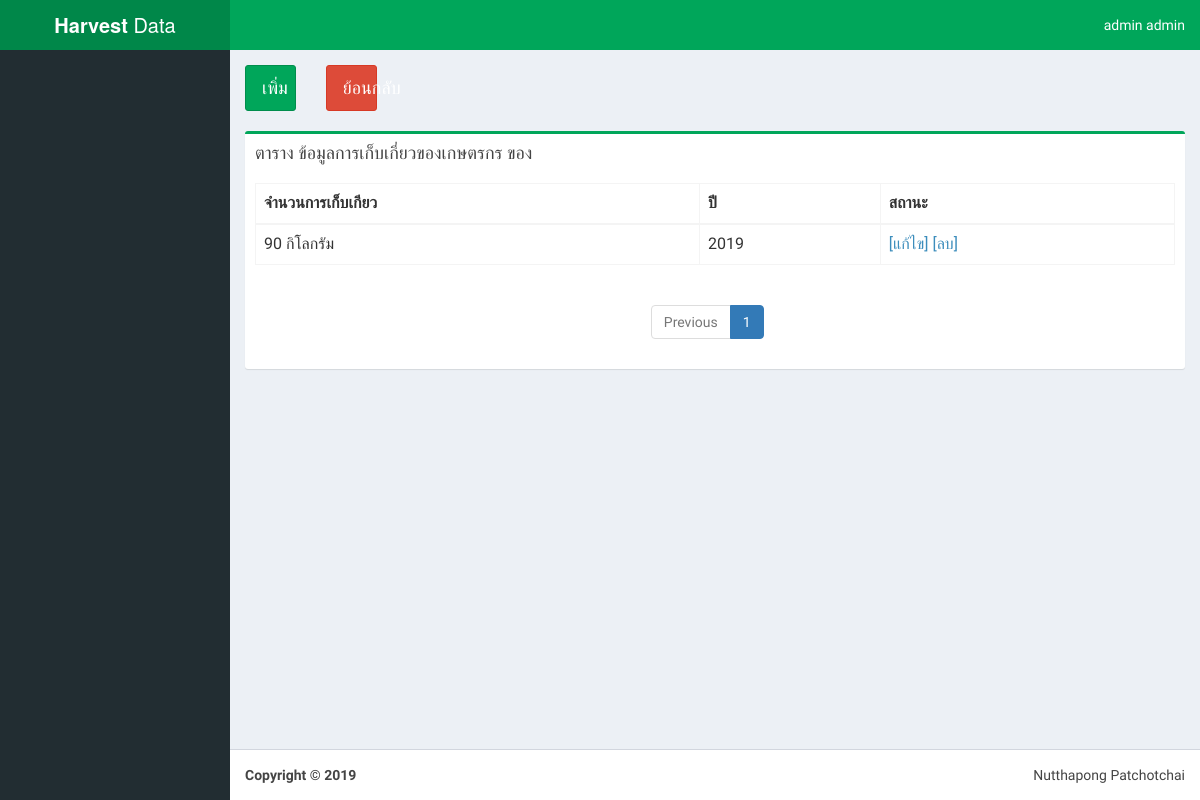
The page /farmer/1/plant/1/harvest/ (signed in) on the database as committed earlier.
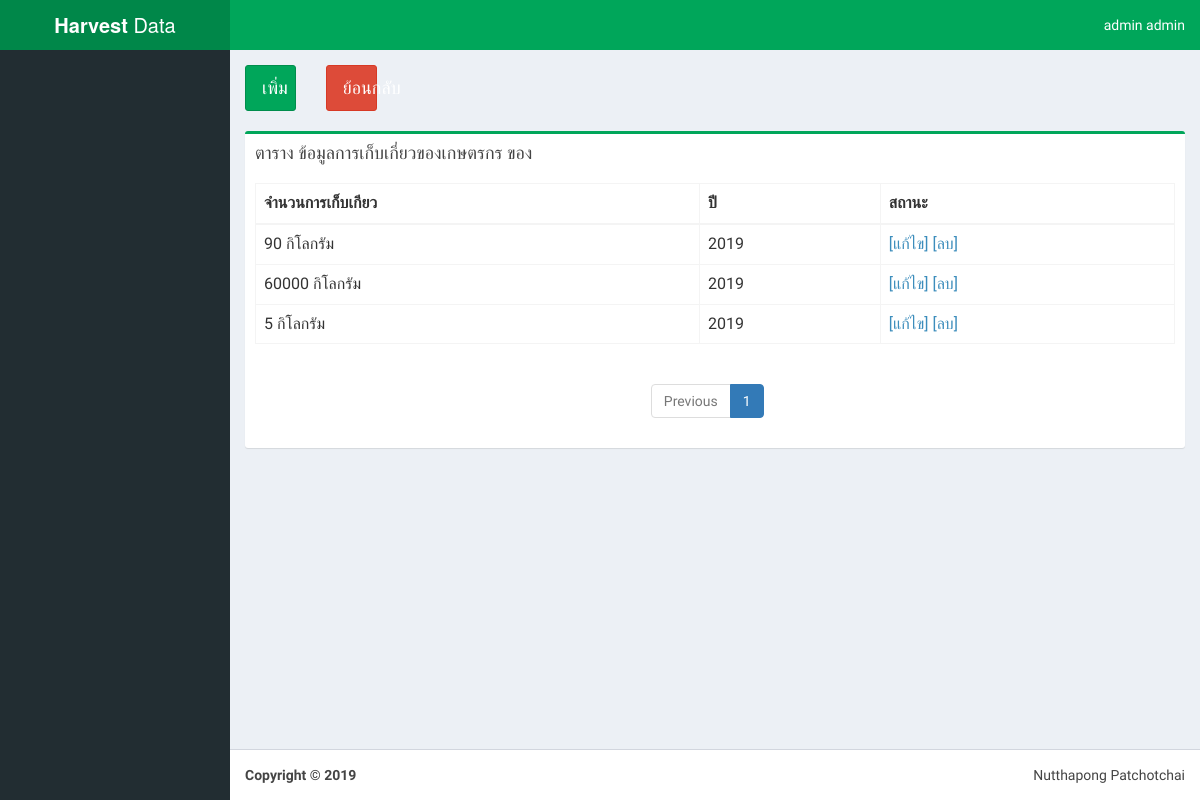
The same page on the database as committed later.
### Farmer/models.py (models this page shows, shortened)
class Harvest(models.Model):
    product = models.IntegerField(default='')
    years = models.ForeignKey(YearSet, on_delete=models.CASCADE, default='2017')
    Plant_id = models.ForeignKey(Plant, on_delete=models.CASCADE)

class YearSet(models.Model):
    year = models.CharField(max_length=4, default='')
    class Meta:
        ordering = ["-year"]
    def __str__(self):
        return self.year

### Farmer/views.py (the view)
# urls.py: path('farmer/<int:Farmer_id>/plant/<int:Plant_id>/harvest/', farmer_views.ViewHarvest, name='viewHarvest'),
@login_required
def ViewHarvest(request, Farmer_id, Plant_id):
    da = Plant.objects.filter(Farmer_id=Farmer_id)
    viewharvest = Harvest.objects.filter(Plant_id=Plant_id)
    viewharvestpage = {
        'da': da,
        'viewharvest': viewharvest
    }
    return render(request, 'Farmer/ViewHarvest.html', viewharvestpage)

### Farmer/templates/Farmer/ViewHarvest.html
{% extends "Farmer/base.html" %}
{% load static %}
{% block content %}
<section class="content">
<div class="row" >
    <div class="col-md-1">
<a type="button" class="btn btn-block btn-success btn-lg" href="{% url 'createPlant' %}">เพิ่ม</a>
        </div>
    <div class="col-md-1">
        <a type="button" class="btn btn-block btn-danger btn-lg" href="#">ย้อนกลับ</a>
    </div>
    <div class="col-md-10"></div>
</div>
    <br>
      <div class="row">
        <div class="col-md-12">
            <div class="box box-success">
                <div class="box-header">
                <h3 class="box-title">ตาราง ข้อมูลการเก็บเกี่ยวของเกษตรกร ของ {{ da.Farmer_id.fruit_name }} {{ da.Farmer_id.fruit_breed }}</h3>
                </div>
            <div class="box-body">
              <div id="example2_wrapper" class="dataTables_wrapper form-inline dt-bootstrap"><div class="row"><div class="col-sm-6"></div><div class="col-sm-6"></div></div><div class="row"><div class="col-sm-12"><table id="example2" class="table table-bordered table-hover dataTable" role="grid" aria-describedby="example2_info">
                <thead>
                <tr role="row">
                    <th class="sorting" tabindex="0" aria-controls="example2" rowspan="1" colspan="1" aria-label="Platform(s): activate to sort column ascending">จำนวนการเก็บเกียว</th>
                    <th class="sorting" tabindex="0" aria-controls="example2" rowspan="1" colspan="1" aria-label="Platform(s): activate to sort column ascending">ปี</th>
                    <th class="sorting" tabindex="0" aria-controls="example2" rowspan="1" colspan="1" aria-label="CSS grade: activate to sort column ascending">สถานะ</th></tr>
                </thead>
                <tbody>
                 <tr role="row" class="odd">
                {% for VH in viewharvest %}
                    <td>{{ VH.product }} กิโลกรัม</td>
                    <td>{{ VH.years }}</td>
                  <td>
                      <a type="button"  href="{% url 'editHarvest' %}">[แก้ไข]</a>
                      <a type="button"  href="{% url 'deleteHarvest' %}">[ลบ]</a>
                  </td>
                </tr>
                {% endfor %}
                </tbody>
              </table></div></div>
                  <div class="row">
                      <div class="col-sm-5">
                      </div>
                      <div class="col-sm-7">
                          <div class="dataTables_paginate paging_simple_numbers" id="example2_paginate">
                              <ul class="pagination">
                                  <li class="paginate_button previous disabled" id="example2_previous">
                                      <a href="#" aria-controls="example2" data-dt-idx="0" tabindex="0">Previous</a>
                                  </li>
                                  <li class="paginate_button active">
                                      <a href="#" aria-controls="example2" data-dt-idx="1" tabindex="0">1</a>
                                  </li>
                          </div>
                      </div>
                  </div>
                </div>
            </div>
            </div>
        </div>
          </div>
</section>
{% endblock %}

### Farmer/templates/Farmer/base.html (shortened to what this page needs)
{% load static %}
{% load sweetify %}
<html>
<head>
  <link rel="stylesheet" href="{% static 'Farmer/css/bootstrap.min.css' %}">
  <link rel="stylesheet" href="{% static 'Farmer/css/font-awesome.min.css' %}">
  <link rel="stylesheet" href="{% static 'Farmer/css/ionicons.min.css' %}">
  <link rel="stylesheet" href="{% static 'Farmer/css/AdminLTE.min.css' %}">
     <link rel="stylesheet" href="{% static 'Farmer/css/alt/AdminLTE-bootstrap-social.min.css' %}">
     <link rel="stylesheet" href="{% static 'Farmer/css/alt/AdminLTE-fullcalendar.min.css' %}">
     <link rel="stylesheet" href="{% static 'Farmer/css/alt/AdminLTE-select2.min.css' %}">
     <link rel="stylesheet" href="{% static 'Farmer/css/alt/AdminLTE-without-plugins.min.css' %}">
    <link rel="stylesheet" href="{% static 'Farmer/css/skins/_all-skins.min.css' %}">
</head>
<body class="hold-transition skin-green sidebar-mini">
<div class="wrapper">
  <header class="main-header">
    <a href="{% url 'index' %}" class="logo">
      <span class="logo-lg"><b>Harvest </b>Data</span>
    </a>
    <nav class="navbar navbar-static-top" role="navigation">
      <div class="navbar-custom-menu">
        <ul class="nav navbar-nav">
          <li class="dropdown user user-menu">
            <a href="#" class="dropdown-toggle" data-toggle="dropdown">
              <span class="hidden-xs">{{ user.first_name }} {{ user.last_name }}</span>
            </a>
          </li>
        </ul>
      </div>
    </nav>
  </header>
  <div class="content-wrapper">
      {% block content %}
    {% endblock %}
  </div>
  <footer class="main-footer">
    <div class="pull-right hidden-xs">
      Nutthapong Patchotchai
    </div>
    <strong>Copyright &copy; 2019 </strong>
  </footer>
</div>
</body>
</html>

Rows that differ between the two databases and show on the page:
added Harvest: product "60000", years "2019"
added Harvest: product "5", years "2019"
